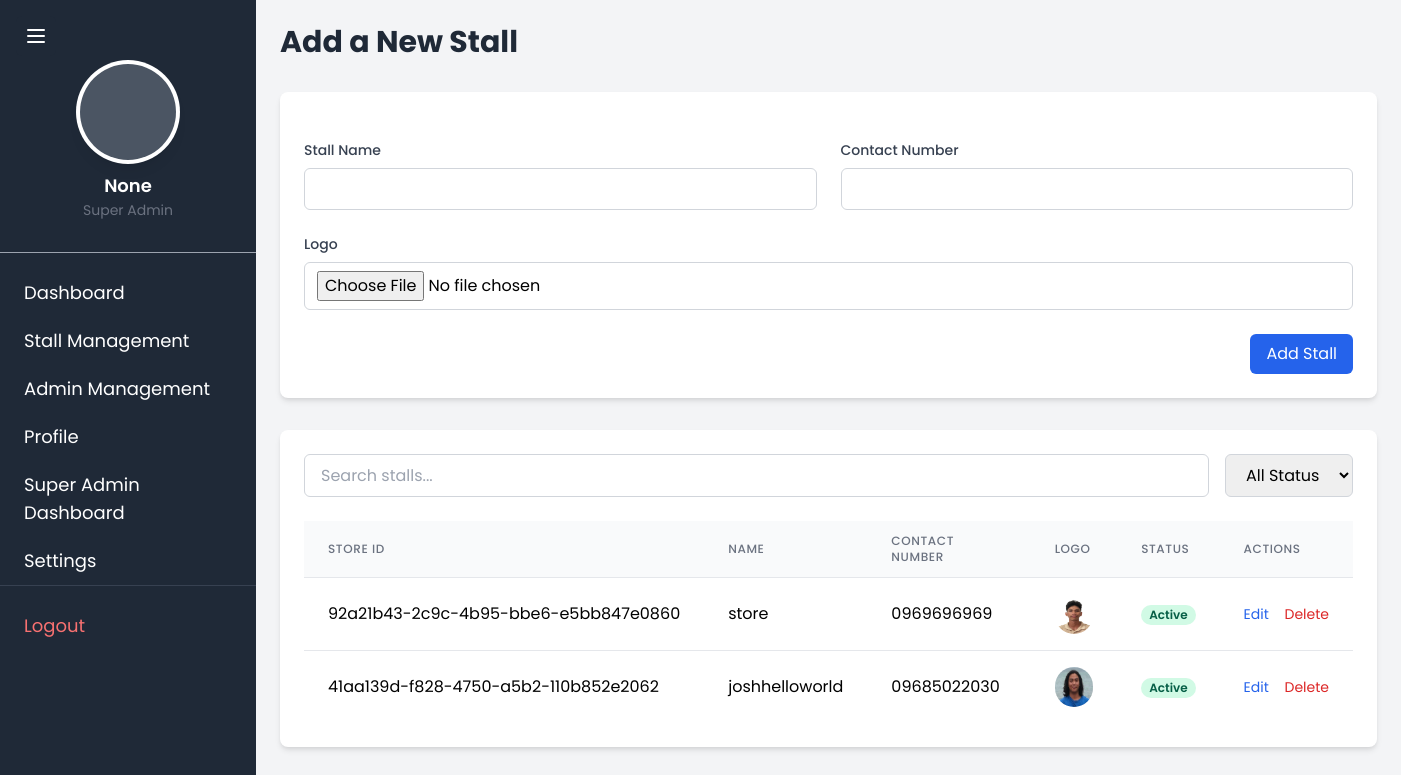
Screenshot of /add_stall (signed in) with the database file from the repository.
### TriadApp/models.py (models this page shows, shortened)
class CustomUser(AbstractUser):
    middle_name = models.CharField(max_length=50, blank=True, null=True)
    gender = models.CharField(max_length=10, blank=True, null=True)
    birthdate = models.DateField(null=True, blank=True)
    phone = models.CharField(max_length=15, blank=True, null=True)
    address = models.TextField(blank=True, null=True)
    profile_image = models.ImageField(upload_to='profile_images/', blank=True, null=True)
    groups = models.ManyToManyField(
        'auth.Group',
        related_name='custom_user_set',
        blank=True,
        help_text='The groups this user belongs to. A user will get all permissions granted to each of their groups.',
        verbose_name='groups',
    )
    user_permissions = models.ManyToManyField(
        'auth.Permission',
        related_name='custom_user_set',
        blank=True,
        help_text='Specific permissions for this user.',
        verbose_name='user permissions',
    )
    class Meta:
        db_table = 'custom_user'

class Stall(models.Model):
    store_id = models.UUIDField(default=uuid.uuid4, editable=False, unique=True)
    name = models.CharField(max_length=255)
    logo = models.ImageField(upload_to='stall_logos/')
    contact_number = models.CharField(max_length=15)
    is_active = models.BooleanField(default=True)  # Add is_active field with default value True

### TriadApp/super_admin.py (the view, shortened to what this page needs)
# urls.py: path('add_stall', super_admin.add_stall, name='add_stall'),
@superuser_required
def add_stall(request):
    return render(request, "TriadApp/superadmin/add_stall.html", {
        "stalls": Stall.objects.all(),
        "super_admin": request.user
    })

### TriadApp/templates/TriadApp/superadmin/add_stall.html (shortened to what this page needs)
<!DOCTYPE html>
<html lang="en">
<head>
    {% extends 'TriadApp/superadmin/super_admin.html' %}
    {% block content %}
    <div class="max-w-7xl mx-auto">
        <h1 class="text-3xl font-bold text-gray-800 mb-8">Add a New Stall</h1>
        <div class="bg-white rounded-lg shadow-md p-6 mb-8">
            <form id="addStallForm" method="POST" enctype="multipart/form-data" class="space-y-6" onsubmit="return confirmAddStall(event)">
                <div class="grid grid-cols-1 md:grid-cols-2 gap-6">
                    <div>
                        <label for="name" class="block text-sm font-medium text-gray-700 mb-2">Stall Name</label>
                        <input type="text" id="name" name="name" required
                               class="w-full px-3 py-2 border border-gray-300 rounded-md focus:outline-none focus:ring-2 focus:ring-blue-500">
                    </div>
                    <div>
                        <label for="contact_number" class="block text-sm font-medium text-gray-700 mb-2">Contact Number</label>
                        <input type="text" id="contact_number" name="contact_number" required
                               class="w-full px-3 py-2 border border-gray-300 rounded-md focus:outline-none focus:ring-2 focus:ring-blue-500">
                    </div>
                    <div class="md:col-span-2">
                        <label for="logo" class="block text-sm font-medium text-gray-700 mb-2">Logo</label>
                        <input type="file" id="logo" name="logo" required
                               class="w-full px-3 py-2 border border-gray-300 rounded-md focus:outline-none focus:ring-2 focus:ring-blue-500">
                    </div>
                </div>
                <div class="flex justify-end">
                    <button type="submit"
                            class="px-4 py-2 bg-blue-600 text-white rounded-md hover:bg-blue-700 focus:outline-none focus:ring-2 focus:ring-blue-500">
                        Add Stall
                    </button>
                </div>
            </form>
        </div>
        <div class="bg-white rounded-lg shadow-md p-6 mb-8">
            <div class="flex flex-col md:flex-row gap-4 mb-6">
                <input type="text" id="stallSearch" placeholder="Search stalls..."
                       class="flex-1 px-4 py-2 border border-gray-300 rounded-md focus:outline-none focus:ring-2 focus:ring-blue-500">
                <select id="statusFilter"
                        class="px-4 py-2 border border-gray-300 rounded-md focus:outline-none focus:ring-2 focus:ring-blue-500">
                    <option value="all">All Status</option>
                </select>
            </div>
            <div class="overflow-x-auto">
                <table id="stallsTable" class="min-w-full divide-y divide-gray-200">
                    <thead class="bg-gray-50">
                        <tr>
                            <th class="px-6 py-3 text-left text-xs font-medium text-gray-500 uppercase tracking-wider">Store ID</th>
                            <th class="px-6 py-3 text-left text-xs font-medium text-gray-500 uppercase tracking-wider">Name</th>
                            <th class="px-6 py-3 text-left text-xs font-medium text-gray-500 uppercase tracking-wider">Contact Number</th>
                            <th class="px-6 py-3 text-left text-xs font-medium text-gray-500 uppercase tracking-wider">Logo</th>
                            <th class="px-6 py-3 text-left text-xs font-medium text-gray-500 uppercase tracking-wider">Status</th>
                            <th class="px-6 py-3 text-left text-xs font-medium text-gray-500 uppercase tracking-wider">Actions</th>
                        </tr>
                    </thead>
                    <tbody class="bg-white divide-y divide-gray-200">
                        {% for stall in stalls %}
                        <tr class="hover:bg-gray-50">
                            <td class="px-6 py-4 whitespace-nowrap">{{ stall.store_id }}</td>
                            <td class="px-6 py-4 whitespace-nowrap">{{ stall.name }}</td>
                            <td class="px-6 py-4 whitespace-nowrap">{{ stall.contact_number }}</td>
                            <td class="px-6 py-4 whitespace-nowrap">
                                {% if stall.logo %}
                                    <img src="{{ stall.logo.url }}" alt="Logo" class="h-10 w-10 rounded-full">
                                {% else %}
                                    <span class="text-gray-400">No Logo</span>
                                {% endif %}
                            </td>
                            <td class="px-6 py-4 whitespace-nowrap">
                                {% if stall.is_active %}
                                    <span class="px-2 inline-flex text-xs leading-5 font-semibold rounded-full bg-green-100 text-green-800">
                                        Active
                                    </span>
                                {% else %}
                                    <span class="px-2 inline-flex text-xs leading-5 font-semibold rounded-full bg-red-100 text-red-800">
                                        Inactive
                                    </span>
                                {% endif %}
                            </td>
                            <td class="px-6 py-4 whitespace-nowrap text-sm">
                                <button class="text-blue-600 hover:text-blue-900 mr-3"
                                        data-store-id="{{ stall.store_id }}"
                                        data-name="{{ stall.name }}"
                                        data-contact="{{ stall.contact_number }}"
                                        data-active="{{ stall.is_active|yesno:'true,false' }}"
                                        onclick="editStall(this)">
                                    Edit
                                </button>
                                <button class="text-red-600 hover:text-red-900"
                                        data-delete-url="{% url 'delete_stall' stall.store_id %}"
                                        onclick="confirmDelete(this.dataset.deleteUrl)">
                                    Delete
                                </button>
                            </td>
                        </tr>
                        {% empty %}
                        <tr>
                            <td colspan="6" class="px-6 py-4 text-center text-gray-500">No stalls available</td>
                        </tr>
                        {% endfor %}
                    </tbody>
                </table>
            </div>
        </div>
    </div>
    {% endblock %}

### TriadApp/templates/TriadApp/superadmin/super_admin.html (shortened to what this page needs)
<!DOCTYPE html>
<html lang="en">
<head>
    <link href="https://cdn.jsdelivr.net/npm/tailwindcss@2.2.16/dist/tailwind.min.css" rel="stylesheet">
</head>
<body class="bg-gray-100">
    <div class="flex">
        <button id="sidebarToggle" class="fixed top-4 left-4 z-50 p-2 bg-gray-800 text-white rounded-md hover:bg-gray-700">
            <svg class="w-6 h-6" fill="none" stroke="currentColor" viewBox="0 0 24 24">
                <path stroke-linecap="round" stroke-linejoin="round" stroke-width="2" d="M4 6h16M4 12h16M4 18h16" />
            </svg>
        </button>
        <div id="sidebar" class="w-64 h-screen bg-gray-800 text-white fixed sidebar">
            <div class="p-4 border-b border-gray-400 mt-10">
                <div class="flex flex-col items-center space-y-3 mb-4 mt-2">
                    {% if super_admin.profile_image %}
                        <div class="w-24 h-24 rounded-full overflow-hidden ring-4 ring-white shadow-lg">
                            <img id="profile"
                                 src="{{ super_admin.profile_image.url }}"
                                 alt="Profile Picture"
                                 class="w-full h-full object-cover">
                        </div>
                    {% else %}
                        <div id="profileFallback"
                             class="w-24 h-24 rounded-full bg-gray-600 flex items-center justify-center ring-4 ring-white shadow-lg">
                        </div>
                    {% endif %}
                    <div class="text-center">
                        <h2 class="text-lg font-semibold text-white-800">
                            {{ super_admin.first_name }} {{ super_admin.middle_name }} {{ super_admin.last_name }}
                        </h2>
                        <p class="text-sm text-gray-500">
                            Super Admin
                        </p>
                    </div>
                </div>
            </div>
            <nav class="mt-4">
                <ul>
                    <li>
                        <a href="{% url 'super_admin' %}" class="block py-2.5 px-6 text-lg hover:bg-gray-700">Dashboard</a>
                    </li>
                    <li>
                        <a href="{% url 'add_stall' %}" class="block py-2.5 px-6 text-lg hover:bg-gray-700">Stall Management</a>
                    </li>
                    <li>
                        <a href="{% url 'register_admin' %}" class="block py-2.5 px-6 text-lg hover:bg-gray-700">Admin Management</a>
                    </li>
                    <li>
                        <a href="{% url 'super_admin_profile' %}" class="block py-2.5 px-6 text-lg hover:bg-gray-700">Profile</a>
                    </li>
                    <li>
                        <a href="{% url 'admin:index' %}" class="block py-2.5 px-6 text-lg hover:bg-gray-700">Super Admin Dashboard</a>
                    </li>
                    <li>
                        <a href="#" class="block py-2.5 px-6 text-lg hover:bg-gray-700">Settings</a>
                    </li>
                    <li class="mt-auto border-t border-gray-700 pt-4">
                        <a href="{% url 'logout' %}"
                           class="block py-2.5 px-6 text-lg text-red-400 hover:bg-gray-700 hover:text-red-300">
                            <div class="flex items-center">
                                <span>Logout</span>
                            </div>
                        </a>
                    </li>
                </ul>
            </nav>
        </div>
        <div id="mainContent" class="flex-1 ml-64 p-6">
            {% block content %}{% endblock %}
        </div>
    </div>
</body>
</html>

### TriadApp/templates/TriadApp/superadmin/super_admin.html (style rules this page uses)
* { font-family: 'Poppins', sans-serif; }
.sidebar, .flex-1 { transition: all 0.3s ease-in-out; }

### rows the page displays
CustomUser: middle_name "None"
Stall: store_id "92a21b43-2c9c-4b95-bbe6-e5bb847e0860", name "store", contact_number "0969696969", logo (picture), is_active "Active"
Stall: store_id "41aa139d-f828-4750-a5b2-110b852e2062", name "joshhelloworld", contact_number "09685022030", logo (picture), is_active "Active"
